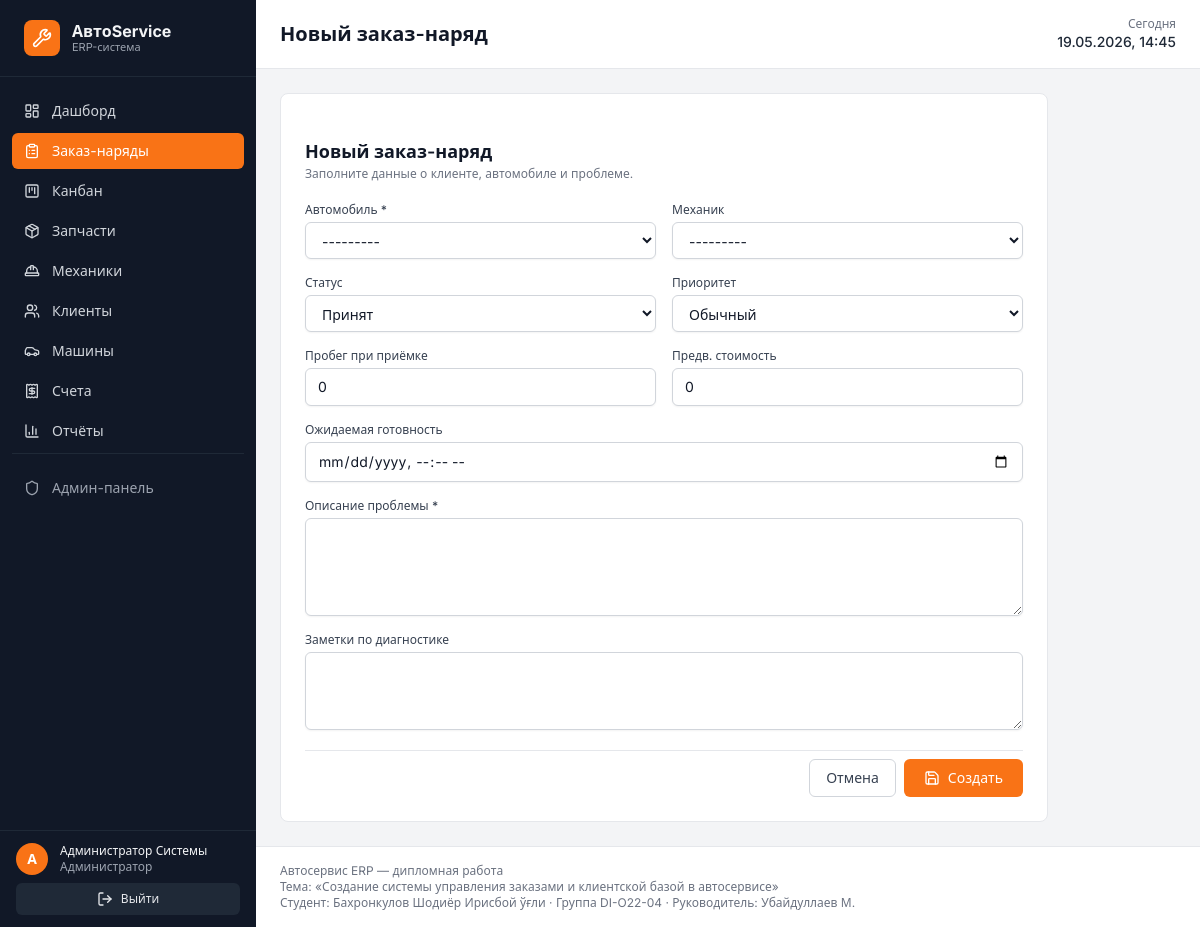
The page /orders/new/ (signed in) on the database its author committed.
### accounts/models.py (models this page shows, shortened)
class User(AbstractUser):
    ROLE_CHOICES = [
        ('admin', 'Администратор'),
        ('receptionist', 'Приёмщик'),
        ('mechanic', 'Механик'),
    ]
    role = models.CharField(
        'Роль', max_length=20, choices=ROLE_CHOICES, default='receptionist'
    )
    phone = models.CharField('Телефон', max_length=20, unique=True, blank=True, null=True)
    specialty = models.CharField('Специализация', max_length=100, blank=True)
    hourly_rate = models.DecimalField(
        'Часовая ставка', max_digits=10, decimal_places=2, default=0
    )
    class Meta:
        verbose_name = 'Пользователь'
        verbose_name_plural = 'Пользователи'
    def __str__(self):
        return self.get_full_name() or self.username

### workorders/views.py (the view)
# urls.py: path('new/', views.order_new, name='new'),
@login_required
def order_new(request):
    if request.method == 'POST':
        form = WorkOrderForm(request.POST)
        if form.is_valid():
            order = form.save(commit=False)
            order.created_by = request.user
            order.received_at = timezone.now()
            order.save()
            messages.success(request, f'Заказ-наряд {order.order_number} создан.')
            return redirect('workorders:detail', pk=order.pk)
    else:
        form = WorkOrderForm()
    context = {
        'form': form,
        'active_nav': 'orders',
        'page_title': 'Новый заказ-наряд',
    }
    return render(request, 'orders/new.html', context)

### core/context_processors.py (called while the page is built)
def bmi_metadata(request):
    return {
        'BMI': getattr(settings, 'BMI_METADATA', {}),
    }

### vehicles/models.py (called while the page is built)
    def __str__(self):
        return f'{self.make} {self.model} — {self.plate}'

### templates/orders/new.html (shortened to what this page needs)
{% extends 'base.html' %}
{% block content %}
<form method="post" class="max-w-3xl bg-white rounded-lg border border-gray-200 p-6 space-y-5">
  <div>
    <h2 class="font-semibold text-lg">Новый заказ-наряд</h2>
    <p class="text-xs text-gray-500">Заполните данные о клиенте, автомобиле и проблеме.</p>
  </div>
  <div class="grid grid-cols-1 md:grid-cols-2 gap-4">
    <div>
      <label class="block text-xs font-medium text-gray-700 mb-1">Автомобиль *</label>
      {{ form.vehicle }}
    </div>
    <div>
      <label class="block text-xs font-medium text-gray-700 mb-1">Механик</label>
      {{ form.assigned_mechanic }}
    </div>
    <div>
      <label class="block text-xs font-medium text-gray-700 mb-1">Статус</label>
      {{ form.status }}
    </div>
    <div>
      <label class="block text-xs font-medium text-gray-700 mb-1">Приоритет</label>
      {{ form.priority }}
    </div>
    <div>
      <label class="block text-xs font-medium text-gray-700 mb-1">Пробег при приёмке</label>
      {{ form.mileage_at_intake }}
    </div>
    <div>
      <label class="block text-xs font-medium text-gray-700 mb-1">Предв. стоимость</label>
      {{ form.estimated_cost }}
    </div>
    <div class="md:col-span-2">
      <label class="block text-xs font-medium text-gray-700 mb-1">Ожидаемая готовность</label>
      {{ form.expected_ready_at }}
    </div>
    <div class="md:col-span-2">
      <label class="block text-xs font-medium text-gray-700 mb-1">Описание проблемы *</label>
      {{ form.problem_description }}
    </div>
    <div class="md:col-span-2">
      <label class="block text-xs font-medium text-gray-700 mb-1">Заметки по диагностике</label>
      {{ form.diagnosis_notes }}
    </div>
  </div>
  <div class="flex justify-end gap-2 pt-2 border-t border-gray-200">
    <a href="{% url 'workorders:list' %}" class="px-4 py-2 rounded-md border border-gray-300 text-sm text-gray-700">Отмена</a>
    <button class="px-5 py-2 rounded-md bg-brand-500 hover:bg-brand-600 text-white text-sm font-medium flex items-center gap-2">
      <i data-lucide="save" class="w-4 h-4"></i> Создать
    </button>
  </div>
</form>
{% endblock %}

### templates/components/sidebar.html
{% load static %}
<aside class="w-64 bg-gray-900 text-gray-100 flex-shrink-0 flex flex-col sticky top-0 h-screen">
  <div class="px-6 py-5 border-b border-gray-800 flex items-center gap-3">
    <div class="w-9 h-9 rounded-lg bg-brand-500 flex items-center justify-center text-white font-bold">
      <i data-lucide="wrench" class="w-5 h-5"></i>
    </div>
    <div>
      <div class="font-bold text-base leading-tight">АвтоService</div>
      <div class="text-[11px] text-gray-400 leading-tight">ERP-система</div>
    </div>
  </div>
  <nav class="flex-1 overflow-y-auto py-4 px-3 space-y-1 text-sm scrollbar-thin">
    {% with nav=active_nav %}
    <a href="{% url 'core:dashboard' %}" class="flex items-center gap-3 px-3 py-2 rounded-md transition
       {% if nav == 'dashboard' %}bg-brand-500 text-white{% else %}text-gray-300 hover:bg-gray-800{% endif %}">
      <i data-lucide="layout-dashboard" class="w-4 h-4"></i> Дашборд
    </a>
    <a href="{% url 'workorders:list' %}" class="flex items-center gap-3 px-3 py-2 rounded-md transition
       {% if nav == 'orders' %}bg-brand-500 text-white{% else %}text-gray-300 hover:bg-gray-800{% endif %}">
      <i data-lucide="clipboard-list" class="w-4 h-4"></i> Заказ-наряды
    </a>
    <a href="{% url 'kanban:board' %}" class="flex items-center gap-3 px-3 py-2 rounded-md transition
       {% if nav == 'kanban' %}bg-brand-500 text-white{% else %}text-gray-300 hover:bg-gray-800{% endif %}">
      <i data-lucide="kanban-square" class="w-4 h-4"></i> Канбан
    </a>
    <a href="{% url 'parts:list' %}" class="flex items-center gap-3 px-3 py-2 rounded-md transition
       {% if nav == 'parts' %}bg-brand-500 text-white{% else %}text-gray-300 hover:bg-gray-800{% endif %}">
      <i data-lucide="package" class="w-4 h-4"></i> Запчасти
    </a>
    <a href="{% url 'mechanics:list' %}" class="flex items-center gap-3 px-3 py-2 rounded-md transition
       {% if nav == 'mechanics' %}bg-brand-500 text-white{% else %}text-gray-300 hover:bg-gray-800{% endif %}">
      <i data-lucide="hard-hat" class="w-4 h-4"></i> Механики
    </a>
    <a href="{% url 'customers:list' %}" class="flex items-center gap-3 px-3 py-2 rounded-md transition
       {% if nav == 'customers' %}bg-brand-500 text-white{% else %}text-gray-300 hover:bg-gray-800{% endif %}">
      <i data-lucide="users" class="w-4 h-4"></i> Клиенты
    </a>
    <a href="{% url 'vehicles:list' %}" class="flex items-center gap-3 px-3 py-2 rounded-md transition
       {% if nav == 'vehicles' %}bg-brand-500 text-white{% else %}text-gray-300 hover:bg-gray-800{% endif %}">
      <i data-lucide="car" class="w-4 h-4"></i> Машины
    </a>
    <a href="{% url 'billing:list' %}" class="flex items-center gap-3 px-3 py-2 rounded-md transition
       {% if nav == 'invoices' %}bg-brand-500 text-white{% else %}text-gray-300 hover:bg-gray-800{% endif %}">
      <i data-lucide="receipt" class="w-4 h-4"></i> Счета
    </a>
    <a href="{% url 'reports:daily' %}" class="flex items-center gap-3 px-3 py-2 rounded-md transition
       {% if nav == 'reports' %}bg-brand-500 text-white{% else %}text-gray-300 hover:bg-gray-800{% endif %}">
      <i data-lucide="bar-chart-3" class="w-4 h-4"></i> Отчёты
    </a>
    <div class="pt-4 mt-4 border-t border-gray-800">
      <a href="/admin/" target="_blank" class="flex items-center gap-3 px-3 py-2 rounded-md text-gray-400 hover:bg-gray-800 text-sm">
        <i data-lucide="shield" class="w-4 h-4"></i> Админ-панель
      </a>
    </div>
    {% endwith %}
  </nav>
  <div class="px-4 py-3 border-t border-gray-800 text-xs">
    <div class="flex items-center gap-3 mb-2">
      <div class="w-8 h-8 rounded-full bg-brand-500 flex items-center justify-center text-white text-sm font-semibold">
        {{ user.first_name|first|default:user.username|first|upper }}
      </div>
      <div class="min-w-0">
        <div class="font-medium text-gray-100 truncate">{{ user.get_full_name|default:user.username }}</div>
        <div class="text-gray-400 truncate">{{ user.get_role_display }}</div>
      </div>
    </div>
    <form method="post" action="{% url 'logout' %}">{% csrf_token %}
      <button class="w-full px-3 py-2 rounded-md bg-gray-800 hover:bg-gray-700 text-gray-200 flex items-center justify-center gap-2">
        <i data-lucide="log-out" class="w-4 h-4"></i> Выйти
      </button>
    </form>
  </div>
</aside>

### templates/base.html (style rules this page uses)
html, body { font-family: 'Inter', system-ui, sans-serif; }

### rows shown on the page
User: first_name|first "А", get_full_name "Администратор Системы", role "Администратор"

### other values the page prints
{{ page_title|default:'Панель управления' }} "Новый заказ-наряд"
